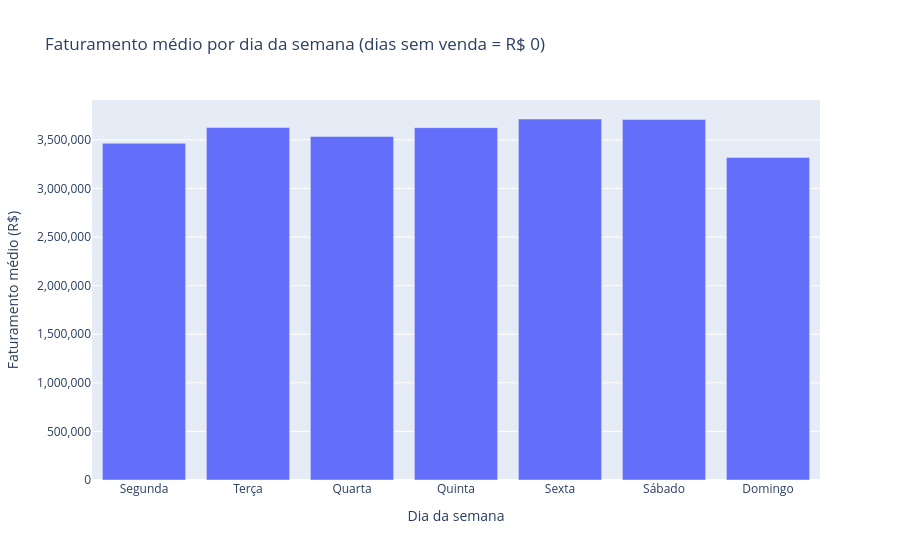

Source (notebook cell):
### Markdown cell above
## 10) Vendas médias por dia da semana (com dias sem venda)

### Code cell
_dias_pt = {0: 'Segunda', 1: 'Terça', 2: 'Quarta', 3: 'Quinta',
            4: 'Sexta',   5: 'Sábado', 6: 'Domingo'}

_dr      = pd.date_range(vendas['sale_date'].min(), vendas['sale_date'].max(), freq='D')
_all     = pd.DataFrame({'sale_date': _dr})

_daily   = vendas[['sale_date', 'total']].copy()
_daily['_d'] = _daily['sale_date'].dt.normalize()
_dt      = _daily.groupby('_d', as_index=False)['total'].sum().rename(columns={'_d': 'sale_date'})

_full    = _all.merge(_dt, on='sale_date', how='left').fillna(0)
_full['dow'] = _full['sale_date'].dt.dayofweek
_full['dia'] = _full['dow'].map(_dias_pt)

_media   = _full.groupby(['dow', 'dia'], as_index=False)['total'].mean().sort_values('dow')

fig_q6 = px.bar(
    _media, x='dia', y='total',
    title='Faturamento médio por dia da semana (dias sem venda = R$ 0)',
    labels={'total': 'Faturamento médio (R$)', 'dia': 'Dia da semana'},
    category_orders={'dia': list(_dias_pt.values())},
)
fig_q6.update_layout(yaxis_tickformat=',.0f')
fig_q6.show()

### Figure 1 — Plotly figure (JSON) as saved in the notebook; plotly's stock layout.template omitted (floating-point values rounded to 4 significant figures)
{"data": [{"hovertemplate": "Dia da semana=%{x}<br>Faturamento médio (R$)=%{y}<extra></extra>", "legendgroup": "", "marker": {"color": "#636efa", "pattern": {"shape": ""}}, "name": "", "orientation": "v", "showlegend": false, "textposition": "auto", "type": "bar", "x": ["Segunda", "Terça", "Quarta", "Quinta", "Sexta", "Sábado", "Domingo"], "xaxis": "x", "y": [3465000.0, 3627000.0, 3535000.0, 3626000.0, 3715000.0, 3711000.0, 3320000.0], "yaxis": "y"}], "layout": {"barmode": "relative", "legend": {"tracegroupgap": 0}, "title": {"text": "Faturamento médio por dia da semana (dias sem venda = R$ 0)"}, "xaxis": {"anchor": "y", "categoryarray": ["Segunda", "Terça", "Quarta", "Quinta", "Sexta", "Sábado", "Domingo"], "categoryorder": "array", "domain": [0, 1], "title": {"text": "Dia da semana"}}, "yaxis": {"anchor": "x", "domain": [0, 1], "tickformat": ",.0f", "title": {"text": "Faturamento médio (R$)"}}}}
